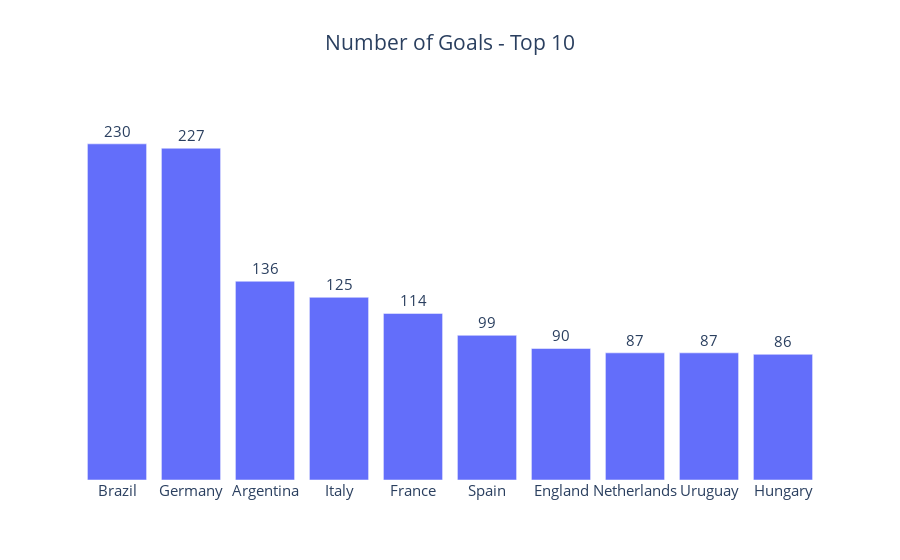

This figure's notebook cell:
### Code cell
# Goals  Histogram
i = max(goals_rank['count']) + 30
goals_bar = px.bar(goals_rank, x ='player_team_name', y = 'count',
                   title = "Number of Goals - Top 10",
                   text_auto = True)
goals_bar.update_yaxes(visible = False)
goals_bar.update_layout(xaxis_title='')
goals_bar.update_layout(yaxis = dict(range = [0,i]))
goals_bar.update_layout(title_x = 0.5, font_size = 15)
goals_bar.update_traces(texttemplate = '%{value:.0f}', textposition = 'outside')

### Figure 1 — Plotly figure (JSON) as saved in the notebook; plotly's stock layout.template omitted (floating-point values rounded to 4 significant figures)
{"data": [{"alignmentgroup": "True", "hovertemplate": "player_team_name=%{x}<br>count=%{y}<extra></extra>", "legendgroup": "", "marker": {"color": "#636efa", "pattern": {"shape": ""}}, "name": "", "offsetgroup": "", "orientation": "v", "showlegend": false, "textposition": "outside", "texttemplate": "%{value:.0f}", "type": "bar", "x": ["Brazil", "Germany", "Argentina", "Italy", "France", "Spain", "England", "Netherlands", "Uruguay", "Hungary"], "xaxis": "x", "y": [230, 227, 136, 125, 114, 99, 90, 87, 87, 86], "yaxis": "y"}], "layout": {"autosize": true, "barmode": "relative", "font": {"size": 15}, "legend": {"tracegroupgap": 0}, "title": {"text": "Number of Goals - Top 10", "x": 0.5}, "xaxis": {"anchor": "y", "autorange": true, "domain": [0, 1], "range": [-0.5, 9.5], "title": {"text": ""}, "type": "category"}, "yaxis": {"anchor": "x", "domain": [0, 1], "range": [0, 260], "title": {"text": "count"}, "type": "linear", "visible": false}}}
